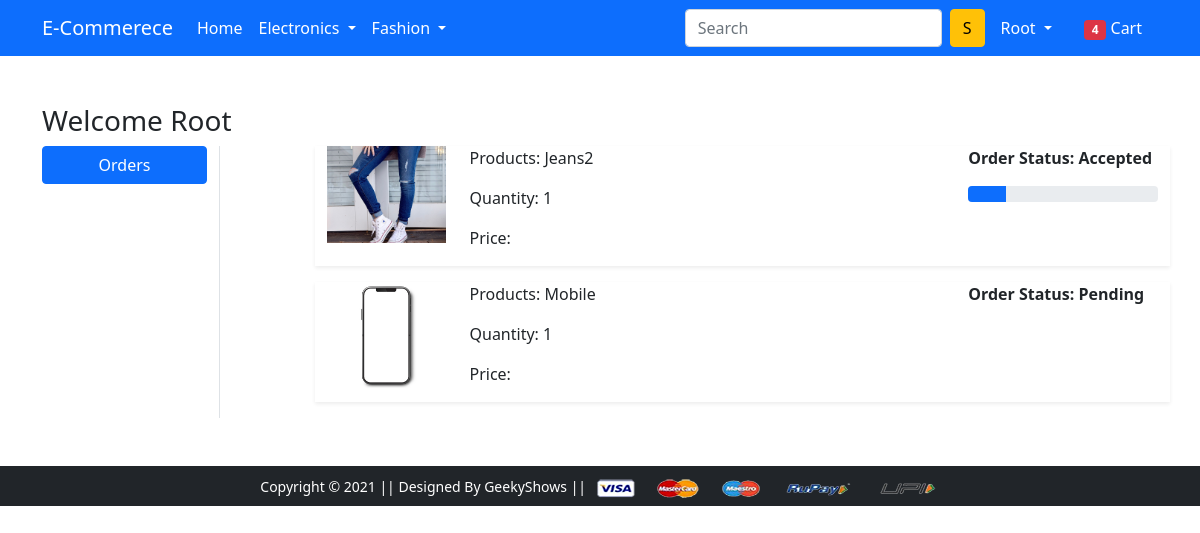
The page /orders/ (signed in) on the database as committed earlier.
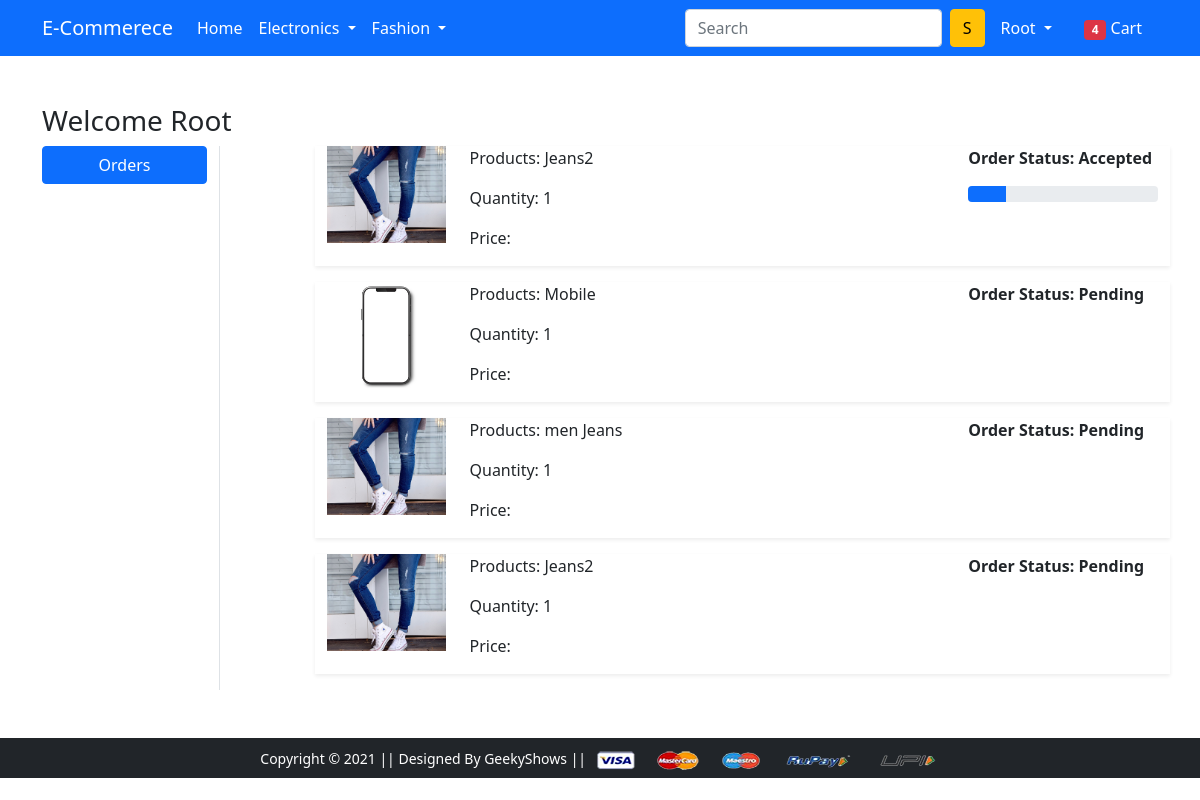
The same page on the database as committed later.
### app/models.py (models this page shows, shortened)
class OrderPlaced(models.Model):
    user = models.ForeignKey(User, on_delete=models.CASCADE)
    customer = models.ForeignKey(Customer, on_delete=models.CASCADE)
    product = models.ForeignKey(Product, on_delete=models.CASCADE)
    quantity = models.PositiveIntegerField(default=1)
    order_date = models.DateTimeField(auto_now_add=True)
    status = models.CharField(max_length=50, choices=STATUS_CHOICES, default='Pending')

class Product(models.Model):
    title = models.CharField(max_length=100)
    selling_price = models.FloatField()
    discount_price = models.FloatField()
    description = models.TextField()
    brand = models.CharField(max_length=100)
    category = models.CharField(choices = CATEGORY_CHOICES,max_length=2)
    product_image = models.ImageField(upload_to='productimg')

### app/views.py (the view)
# urls.py: path('orders/', views.orders, name='orders'),
@login_required
def orders(request):
    op = OrderPlaced.objects.filter(user=request.user)
    return render(request, 'app/orders.html',{'order_placed':op})

### app/templates/app/orders.html (shortened to what this page needs)
{% extends 'app/base.html' %}
{% load static %}
{% block main-content %}
<div class="container my-5">
 <div class="row">
 <h3>Welcome <span class="text-capitalize" >{{request.user}}</span> </h3>
  <div class="col-sm-2 border-end">
   <ul class="list-unstyled">
    <li class="d-grid"><a href="{% url 'orders' %}" class="btn btn-primary">Orders</a></li>
   </ul>
  </div>
  <div class="col-sm-9 offset-sm-1">
      {% for op in order_placed %}
   <div class="row shadow-sm mb-3">
       <div class="col sm-2">
       <img src="{{op.product.product_image.url}}" alt="" srcset="" class="img-fluid" height="150" width="150">
    </div>
   <div class="col-sm-7">
       <p>Products: {{op.product.title}}</p>
       <p>Quantity: {{op.quantity}}</p>
       <p>Price: {{op.total_cost}}</p>
   </div>
   <div class="col-sm-3 fw-bold">
       <p>Order Status: {{op.status}}</p>
       {% if op.status == 'Accepted' %}
       <div class="progress">
           <div class="progress-bar" role="progressbar" style="width: 20%" aria-valuenow="20" aria-valuemin="0" aria-valuemax="100"></div>
       </div>
        {% endif %}
   </div>
  </div>
  {% endfor %}
 </div>
</div>
</div>
{% endblock main-content %}

Rows that differ between the two databases and show on the page:
added OrderPlaced: product.product_image (picture), product "men Jeans", quantity "1", status "Pending"
added OrderPlaced: product.product_image (picture), product "Jeans2", quantity "1", status "Pending"
